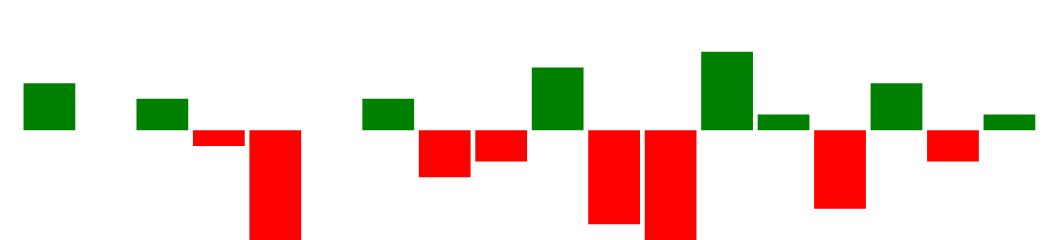

Vega-Lite specification for this chart:
### Vega specification from a JSON file in a GitHub repository (floating-point values rounded to 4 significant figures)
{"$schema": "https://vega.github.io/schema/vega/v5.json", "width": 225, "height": 40, "padding": 0, "data": [{"name": "table", "values": [{"game": "g1", "diff": 3}, {"game": "g2", "diff": 0}, {"game": "g3", "diff": 2}, {"game": "g4", "diff": -1}, {"game": "g5", "diff": -7}, {"game": "g6", "diff": 0}, {"game": "g7", "diff": 2}, {"game": "g8", "diff": -3}, {"game": "g9", "diff": -2}, {"game": "g10", "diff": 4}, {"game": "g11", "diff": -6}, {"game": "g12", "diff": -7}, {"game": "g13", "diff": 5}, {"game": "g14", "diff": 1}, {"game": "g15", "diff": -5}, {"game": "g16", "diff": 3}, {"game": "g17", "diff": -2}, {"game": "g18", "diff": 1}]}], "signals": [{"name": "tooltip", "value": {}, "on": [{"events": "rect:mouseover", "update": "datum"}, {"events": "rect:mouseout", "update": "{}"}]}], "scales": [{"name": "xscale", "type": "band", "domain": {"data": "table", "field": "game"}, "range": "width", "padding": 0.05, "round": true}, {"name": "yscale", "domain": {"data": "table", "field": "diff"}, "nice": true, "range": "height"}], "axes": [{"orient": "bottom", "scale": "xscale", "labels": false, "ticks": false}, {"orient": "right", "scale": "yscale", "labels": false, "ticks": false}], "marks": [{"type": "rect", "from": {"data": "table"}, "encode": {"enter": {"x": {"scale": "xscale", "field": "game"}, "width": {"scale": "xscale", "band": 1}, "y": {"scale": "yscale", "field": "diff"}, "y2": {"scale": "yscale", "value": 0}, "fill": [{"test": "datum.diff > 0", "value": "green"}, {"value": "red"}]}, "update": {"fill": [{"test": "datum.diff > 0", "value": "green"}, {"value": "red"}]}, "hover": {"fill": {"value": "black"}}}}, {"type": "text", "encode": {"enter": {"align": {"value": "center"}, "baseline": {"value": "bottom"}, "fill": {"value": "#333"}}, "update": {"x": {"scale": "xscale", "signal": "tooltip.game", "band": 0.5}, "y": {"scale": "yscale", "signal": "tooltip.diff", "offset": 0.05}, "text": {"signal": "tooltip.diff"}, "fillOpacity": [{"test": "datum === tooltip", "value": 0}, {"value": 1}]}}}], "config": {}}
